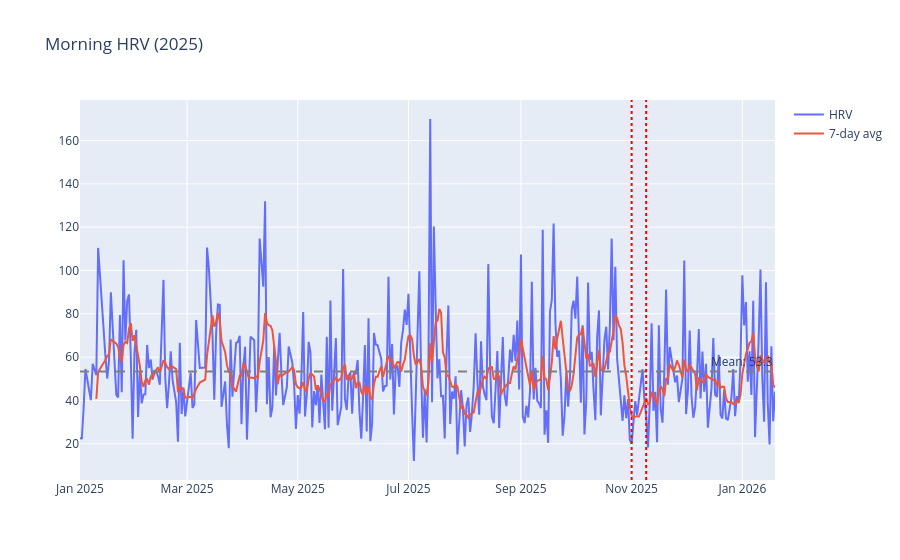

Notebook source saved alongside this figure:
### Code cell
import plotly.graph_objects as go

hrv = pd.read_sql("""
  SELECT date(start_date, '-5 hours') as day, quantity as value
  FROM health_samples 
  WHERE type = 'HKQuantityTypeIdentifierHeartRateVariabilitySDNN'
    AND time(start_date) BETWEEN '04:00' AND '14:00'
    AND start_date >= '2025-01-01'
  ORDER BY start_date
""", conn)

daily = hrv.groupby('day')['value'].first().reset_index()
daily['rolling_7'] = daily['value'].rolling(7).mean()
baseline = daily['value'].mean()

races = ['2025-11-01', '2025-11-09']

fig = go.Figure()
fig.add_trace(go.Scatter(x=daily['day'], y=daily['value'], mode='lines', name='HRV'))
fig.add_trace(go.Scatter(x=daily['day'], y=daily['rolling_7'], mode='lines', name='7-day avg'))
fig.add_hline(y=baseline, line_dash="dash", line_color="gray", annotation_text=f"Mean: {baseline:.1f}")

for race in races:
    fig.add_vline(x=race, line_dash="dot", line_color="red")

fig.update_layout(title='Morning HRV (2025)')
fig.show()

### Figure 1 — Plotly figure (JSON) as saved in the notebook; plotly's stock layout.template omitted (floating-point values rounded to 4 significant figures; data arrays with more than 128 entries replaced by an {"elided": "..."} marker saying what was removed)
{"data": [{"mode": "lines", "name": "HRV", "type": "scatter", "x": {"elided": "354 str values"}, "y": {"elided": "354 float values"}}, {"mode": "lines", "name": "7-day avg", "type": "scatter", "x": {"elided": "354 str values"}, "y": {"elided": "354 float values"}}], "layout": {"annotations": [{"showarrow": false, "text": "Mean: 53.3", "x": 1, "xanchor": "right", "xref": "x domain", "y": 53.32, "yanchor": "bottom", "yref": "y"}], "shapes": [{"line": {"color": "gray", "dash": "dash"}, "type": "line", "x0": 0, "x1": 1, "xref": "x domain", "y0": 53.32, "y1": 53.32, "yref": "y"}, {"line": {"color": "red", "dash": "dot"}, "type": "line", "x0": "2025-11-01", "x1": "2025-11-01", "xref": "x", "y0": 0, "y1": 1, "yref": "y domain"}, {"line": {"color": "red", "dash": "dot"}, "type": "line", "x0": "2025-11-09", "x1": "2025-11-09", "xref": "x", "y0": 0, "y1": 1, "yref": "y domain"}], "title": {"text": "Morning HRV (2025)"}}}
